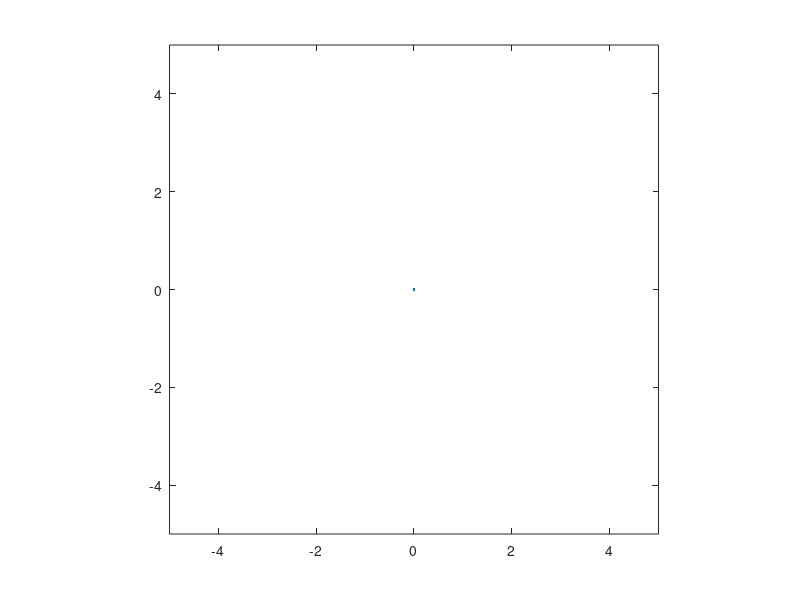

Write MATLAB code to recreate this figure. (Note: this script raises an error after producing the figure.)
plot(0,0);
hold on;
axis([-5 5 -5 5]);
axis equal;
for i=1:size(output,1)
    plotVehicle(output(i,:));
    pause(0.01);
end;

